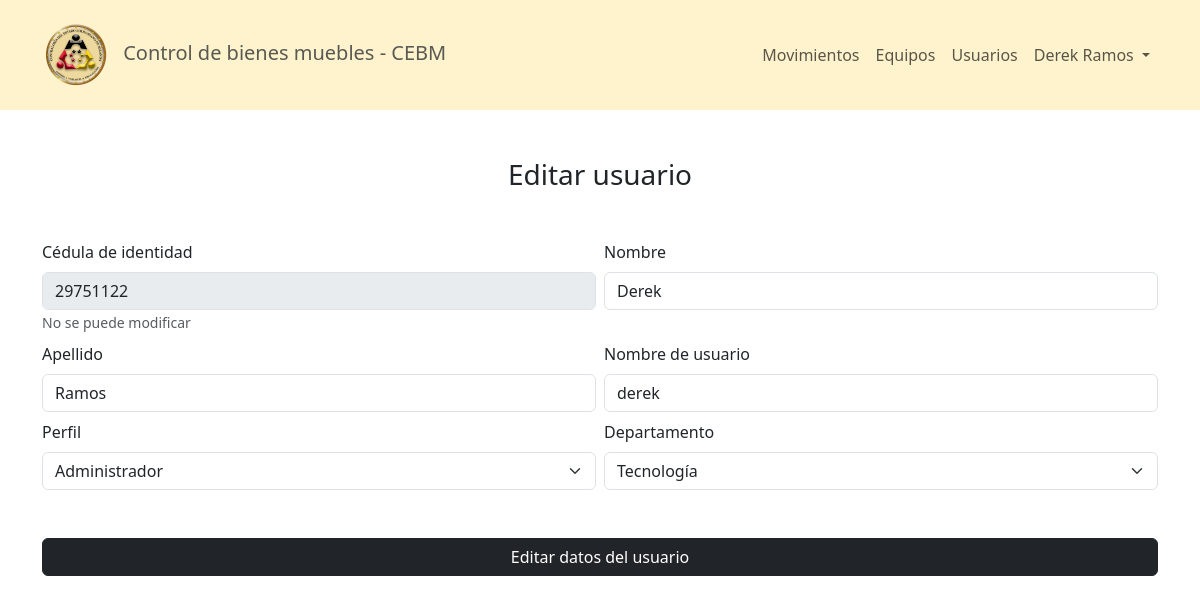
The page /pages/editUser.php?id=10&op=e (signed in) on the database its author committed.
### tables this page shows
CREATE TABLE `usuarios` (
  `id` int(11) NOT NULL,
  `nombre` varchar(40) NOT NULL,
  `apellido` varchar(40) NOT NULL,
  `ci` varchar(8) NOT NULL,
  `departamento` int(11) NOT NULL,
  `rol` tinyint(4) NOT NULL,
  `estatus` tinyint(4) NOT NULL,
  `username` varchar(30) NOT NULL,
  `password` varchar(256) NOT NULL
);

### config/conex.php (called while the page is built, shortened)
<?php
    $user = "root";
?>

### pages/editUser.php (the view, shortened to what this page needs)
<?php include ('../config/Header.php'); ?>
<?php include ('../config/NavBar.php'); ?>
<?php
    require('../config/conex.php');
    $id = $_GET['id'];
    $op = $_GET['op'];
    $query = "SELECT * FROM usuarios WHERE id = $id";
    $result = mysqli_query($conn, $query);
    $user = mysqli_fetch_array($result);
?>
<section class="mt-5">
    <h3 class="text-center">
        <?php
            if($op === 'e'){
                echo("Editar usuario");
            } else if ($op === 'p'){
                echo("Cambiar contraseña");
            }
        ?>
    </h3>
    <div class="container d-flex justify-content-center mt-5">
        <?php
            if($op === 'e'){
        ?>
        <form action="../services/users/edit_user.php" method="POST" class="row g-2" autocomplete="off">
            <div class="col-sm-6">
                <label class="form-label" for="ci">Cédula de identidad</label>
                <input class="form-control" name="ci" id="ci" maxlength="8" placeholder="14000000" value="<?php echo($user[3])?>" disabled>
                <small class="form-text text-muted">No se puede modificar</small>
            </div>
            <div class="col-sm-6">
                <label for="name" class="form-label">Nombre</label>
                <input class="form-control" type="text" name="nombre" id="name" maxlength="40" placeholder="Ingrese su nombre" value="<?php echo($user[1])?>" required>
            </div>
            <div class="col-sm-6">
                <label class="form-label" for="apellido">Apellido</label>
                <input class="form-control" type="text" name="apellido" maxlength="40" id="apellido" placeholder="Ingrese su apellido" value="<?php echo($user[2])?>" required>
            </div>
            <div class="col-sm-6">
                <label class="form-label" for="user">Nombre de usuario</label>
                <input class="form-control" type="text" name="username" id="user" placeholder="Ingrese su usuario" maxlength="30" value="<?php echo($user[7])?>" required>
            </div>
            <div class="col-sm-6">
                <label class="form-label" for="rol">Perfil</label>
                <select class="form-select" name="rol" id="rol" required>
                    <?php
                        $roles = ["Administrador", "Analista"];
                        foreach($roles as $key => $role){
                            $selected = ($user[5] == $key) ? "selected" : "";
                            echo("<option value='$key' $selected>$role</option>");
                        }
                    ?>
                </select>
            </div>
            <div class="col-sm-6">
                <label class="form-label" for="user">Departamento</label>
                <select class="form-select" name="departamento" id="departamento" required>
                    <?php
                        require('../config/conex.php');
                        $res = mysqli_query($conn, "SELECT * FROM departamento");
                        while($row = mysqli_fetch_array($res)){
                            if($user[4] == $row[0]){
                                ?>
                                <option selected value="<?php echo($row[0]); ?>"><?php echo($row[1]); ?></option>
                                <?php
                            } else {
                                ?>
                                <option value="<?php echo($row[0]); ?>"><?php echo($row[1]); ?></option>
                                <?php
                            }
                        }
                    ?>
                </select>
            </div>
            <div class="d-grid gap-2 mt-5">
                <input class="btn btn-dark" type="submit" value="Editar datos del usuario">
            </div>
        </form>
        <?php
            }
        ?>
    </div>
</section>
<?php
    include('../config/FooterHtml.php');
?>

### src/global.css (style rules this page uses)
* { font-family: system-ui, sans-serif; box-sizing: border-box; margin: 0; }

### rows shown on the page
usuarios: ci "29751122", nombre "Derek", apellido "Ramos", username "derek"

### other values the page prints
$nombre "Derek"
$apellido "Ramos"
form field rol "Administrador"
form field departamento "Tecnología"
